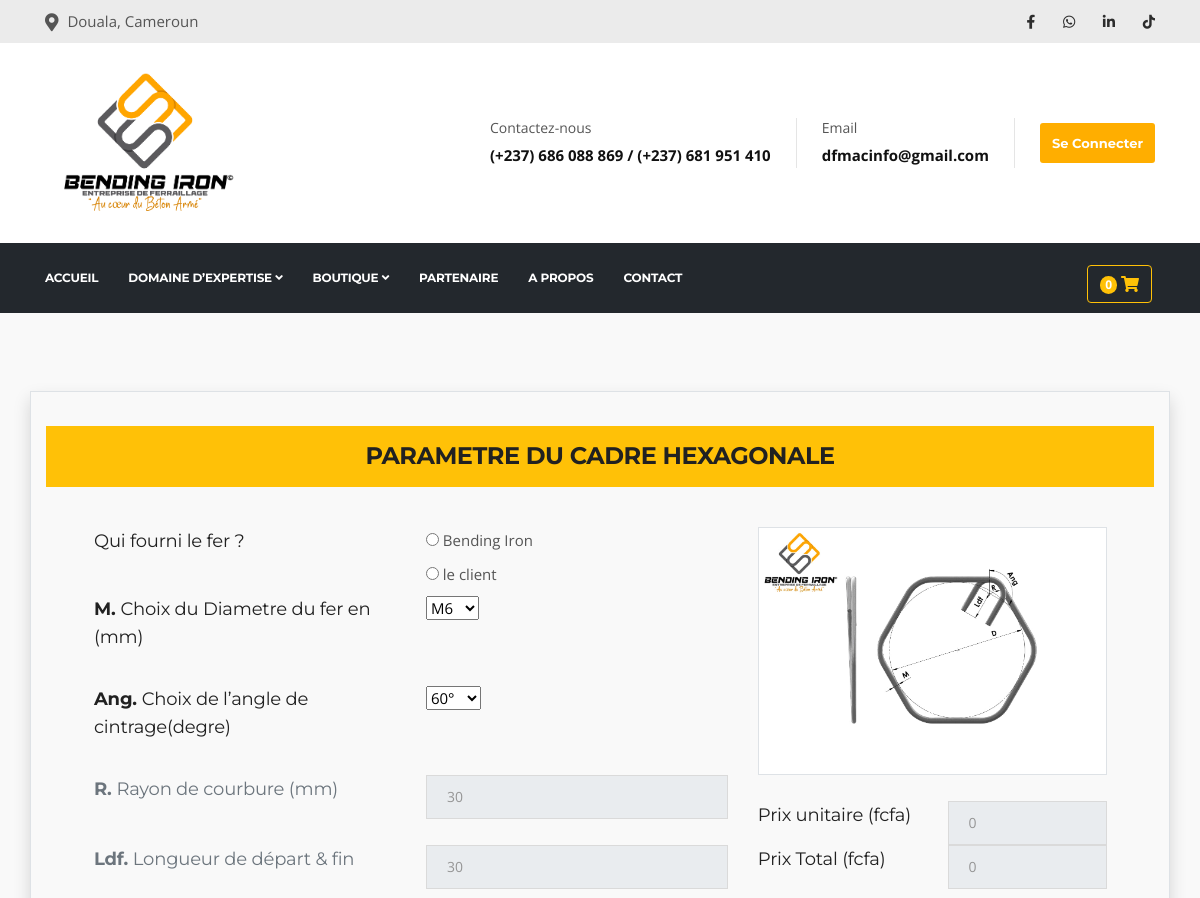
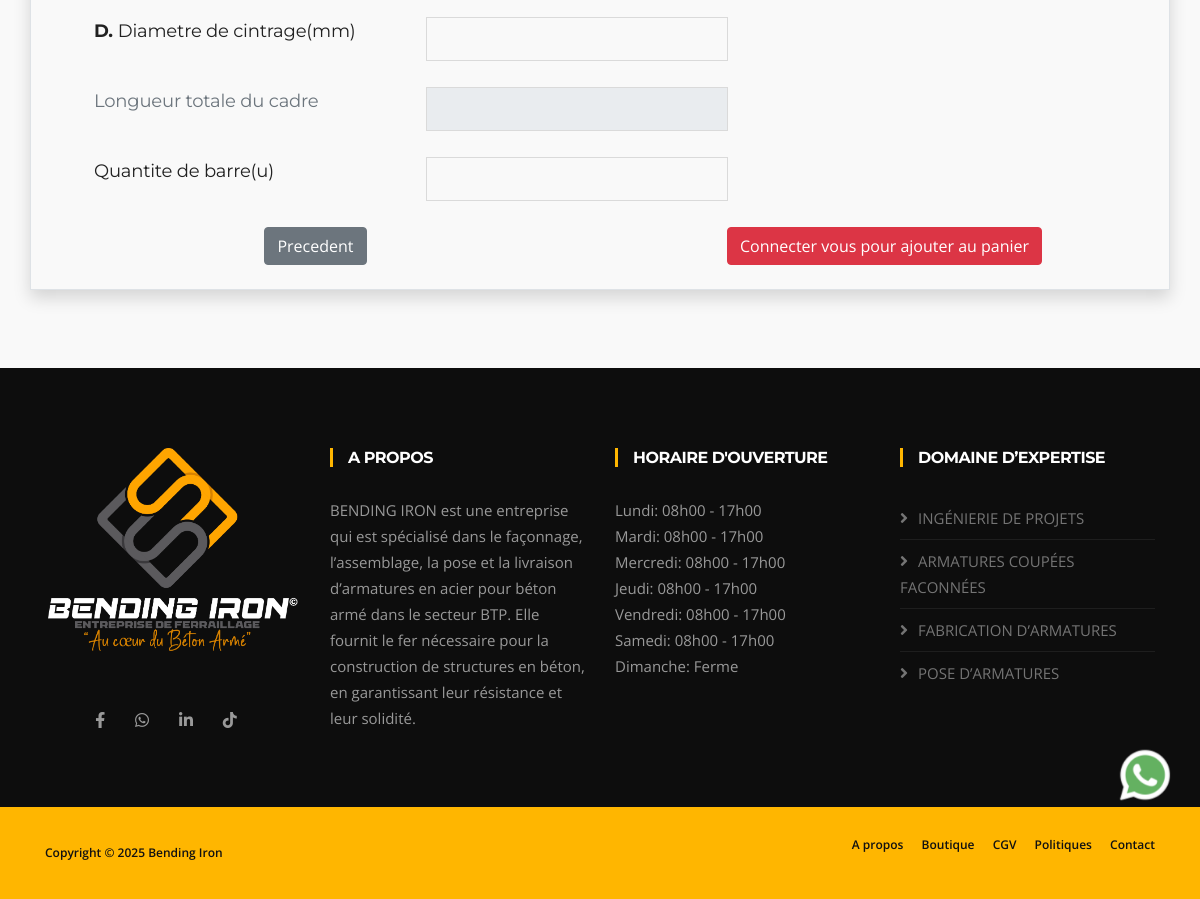
Page /produits/4/detail_produit on the committed database (2 pictures, top to bottom).
### produits/models.py (models this page shows, shortened)
class Produit(models.Model):
    SOUS_CATEGORIE = [
        ('Etrier pour bardage et toiture','Etrier pour bardage et toiture'),
        ('boulon d\'ancrage a beton','boulon d\'ancrage a beton'),
        ('cintrage d\'extremite','Cintrage d extremite'),
        ('redressage et decoupage','Redressage et decoupage'),
        ('Cintrage de cadre','Cintrage de Cadre'),
        ('Cintrage de forme','Cintrage de Forme'),
        ('Quincaillerie','Quincaillerie'),
    ]
    categorie=models.ForeignKey(Categorie, related_name='categorie',on_delete=models.CASCADE)
    nom = models.CharField(max_length=255)
    sous_categorie = models.CharField(max_length=255,choices=SOUS_CATEGORIE,null=True,blank=True)#valeur facultative
    imageshop3d=models.ImageField(upload_to='produits/images')
    imageshop2d=models.ImageField(upload_to='produits/images')
    image_sous_categorie = models.ImageField(upload_to='produits/images',null=True,blank=True)
    name_page = models.CharField(max_length=255)
    Description = models.TextField(max_length=400,null=True,blank=True)#valeur facultative
    class Meta:
        constraints = [
            models.UniqueConstraint(fields=['sous_categorie','nom'],name='unique_sous_categorie_nom')
        ]

### produits/views.py (the view, shortened to what this page needs)
# urls.py: path('<int:product_id>/detail_produit',detail_produit, name='produit.detail'),
def detail_produit(request, product_id):
    product = get_object_or_404(Produit, id=product_id)
    template=None
    form=None
    if(product.nom=="cadre carre"):
        form=CarreForm(request.POST or None)
        template="produits/cintrages_cadres/cadre-carre.html"
    if(product.nom=="cadre rectangle"):
        form=RectangleForm(request.POST or None)
        template="produits/cintrages_cadres/cadre-rectangle.html"
    if(product.nom=="cadre hexagonale"):
        form=HexagonaleForm(request.POST or None)
        template="produits/cintrages_cadres/cadre-hexagonale.html"
    if(product.nom=="cadre triangulaire"):
        form=TriangleForm(request.POST or None)
        template="produits/cintrages_cadres/cadre-triangulaire.html"
    if(product.nom=="cintrage de l'etrier"):
        form=EtrierForm(request.POST or None)
        template="produits/cintrages_formes/cintrage-etrier.html"
    if(product.nom=="cintrage en T"):
        form=TForm(request.POST or None)
        template="produits/cintrages_formes/cintrage-T.html"
    if(product.nom=="cintrage en T economique"):
        form=TeconoForm(request.POST or None)
        template="produits/cintrages_formes/cintrage-T-economique.html"
    if(product.nom=="cintrage en U"):
        form=UForm(request.POST or None)
        template="produits/cintrages_formes/cintrage-U.html"
    if(product.nom=="cintrage en U ouvert"):
        form=UouvertForm(request.POST or None)
        template="produits/cintrages_formes/cintrage-U-ouvert.html"
    if(product.nom=="cintrage en U ferme"):
        form=UfermeForm(request.POST or None)
        template="produits/cintrages_formes/cintrage-U-ferme.html"
    if(product.nom=="cintrage de la pince"):
        form=PinceForm(request.POST or None)
        template="produits/cintrages_formes/cintrage-pince.html"
    if(product.nom=="cintrage du crochet"):
        form=CrochetForm(request.POST or None)
        template="produits/cintrages_formes/cintrage-crochet.html"
    if(product.nom=="barre droite"):
        form=BarreDroiteForm(request.POST or None)
        template="produits/cintrages_extremites_redressage_et_decoupages/barre-droite.html"
    if(product.nom=="barre coude a une extremite"):
        form=BarreCouUneExForm(request.POST or None)
        template="produits/cintrages_extremites_redressage_et_decoupages/barre-coude-a-une-extremite.html"
    if(product.nom=="barre coude aux deux extremites"):
        form=BarreCouDeuxExForm(request.POST or None)
        template="produits/cintrages_extremites_redressage_et_decoupages/barre-coude-aux-deux-extremite.html"
    if(product.nom=="etrier a fond circulaire"):
        form=EtrierFondRondForm(request.POST or None)
        template="produits/Etriers_pour_badages_et_toitures/etrier-fond-circulaire.html"
    if(product.nom=="etrier a une seul branche a fond circulaire"):
        form=EtrierFondRondForm(request.POST or None)
        template="produits/Etriers_pour_badages_et_toitures/etrier-une-branche-fond-circulaire.html"
    if(product.nom=="etrier a fond droit"):
        form=EtrierFondRondForm(request.POST or None)
        template="produits/Etriers_pour_badages_et_toitures/etrier-fond-droit.html"
    if(product.nom=="etrier a une seul branche a fond droit"):
        form=EtrierFondRondForm(request.POST or None)
        template="produits/Etriers_pour_badages_et_toitures/etrier-une-branche-fond-droit.html"
    if(product.nom=="etrier a fond triangulaire"):
        form=EtrierFondRondForm(request.POST or None)
        template="produits/Etriers_pour_badages_et_toitures/etrier-fond-triangulaire.html"
    if(product.nom=="Ancrage forme J"):
        form=AncrageJForm(request.POST or None)
        template="produits/Boulon_ancrage_beton/ancrage-forme-J.html"
    if(product.nom=="Ancrage forme L"):
        form=AncrageJForm(request.POST or None)
        template="produits/Boulon_ancrage_beton/ancrage-forme-L.html"
    if(product.nom=="Ancrage simple"):
        form=AncrageJForm(request.POST or None)
        template="produits/Boulon_ancrage_beton/ancrage-simple.html"
    if(product.nom=="Ancrage en forme de crosse"):
        form=AncrageCrossForm(request.POST or None)
        template="produits/Boulon_ancrage_beton/ancrage-forme-crosse.html"
    if(product.nom=="Ancrage en forme de crochet"):
        form=AncrageCrossForm(request.POST or None)
        template="produits/Boulon_ancrage_beton/ancrage-forme-crochet.html"
    if(product.nom=="Ancrage en forme de crochet à double cambrure"):
        form=AncrageCrossForm(request.POST or None)
        template="produits/Boulon_ancrage_beton/ancrage-crochet-double-cambrure.html"
    if(product.nom=="Ecrou hexagonale"):
        form=EcrouForm(request.POST or None)
        template="produits/Quincallerie/ecrou.html"
    if(product.nom=="fer a beton de 12m"):
        form=FerABetonForm(request.POST or None)
        template="produits/Quincallerie/quincaillerie.html"
    if(product.nom=="fil d'attache"):
       form=FilForm(request.POST or None)
       template="produits/Quincallerie/file-attache.html"
    if(product.nom=="rondelle plate"):
       form=EcrouForm(request.POST or None)
       template="produits/Quincallerie/rondelle.html"
    current_url = '/produits/'
    return render(request, template, {
        'product': product,
        'form': form,
        'current_url':current_url,
    })

### contact/context_processor.py (called while the page is built)
def unread_messages(request):
    pass
    unread_messages =Contact.get_unread_messages()
    return {
        'unread_messages_count': unread_messages.count(),
        'unread_messages': unread_messages,
    }

### contact/models.py (called while the page is built)
    @staticmethod
    def get_unread_messages():
        return Contact.objects.filter(is_read=False).order_by('-created_at').all()

### fer/context_processors.py (called while the page is built)
def seuil_critique_count(request):
    seuil_count = sum(1 for fer in Fer.objects.all() if fer.sueil_atteint)
    return {
        'fer_seuil_critique_count': seuil_count
    }

### fer/models.py (called while the page is built)
    @property
    def longueur_totale(self):
        total = self.mouvement_set.annotate(
            total_longueur=ExpressionWrapper(F('longueur_m') * F('quantite'), output_field=DecimalField())
        ).aggregate(longueur_totale=Sum('total_longueur'))['longueur_totale']
        return total or 0

    @property
    def sueil_atteint(self):
       if self.longueur_totale < self.longueur_critique :
           return True
       else :
           return False

### produits/models.py (called while the page is built)
    @property
    def prix_utile(self):
        return self.prix/12000

### usesOrders/context_proccessor.py (called while the page is built)
def panier_count(request):
    if request.user.is_authenticated:
        panier = Cart.objects.filter(user=request.user).first()
        if panier :
            items=CartItem.objects.filter(cart_id=panier.id)
            total_articles = items.count()
            if total_articles :
                total_articles = items.count()
            else :
                total_articles = 0
        else:
         total_articles = 0
    else:
        total_articles = 0  # Si l'utilisateur n'est pas connecté, il n'y a pas de panier
    return {'panier_count': total_articles,}

def commandes_en_attente(request):
    nb_en_attente = 0
    commandes = Order.objects.all()
    for commande in commandes:
        dernier_traiment = Traiment.objects.filter(order=commande).order_by('-created_at').first()
        if dernier_traiment and dernier_traiment.statut == 'en_attente':
            nb_en_attente += 1
    return {
        'nb_order': nb_en_attente
    }

### produits/templates/produits/cintrages_cadres/cadre-hexagonale.html (shortened to what this page needs)
{% extends 'appf.html' %}
{% block 'content' %}
{% load static %}
<section class="content project-area solid-bg">
    <div class="container border shadow py-2 my-2">
        <div class="row">
            <div class="col-lg-12 "><br>
                <h3 class="column-title bg-warning p-3 text-center">Parametre du {{product.nom}}</h3>
            </div>
        <div class="col-lg-7 ml-5">
             <form action="" method="post">
                    <div class="row">
                        <div class="col">
                            <h4 class="">{{form.fer.label}}</h4>
                        </div>
                        <div class="col">
                            {{ form.fer }}
                        </div>
                    </div>
                    <div class="row">
                        <div class="col">
                            <h4 class=""><b>M. </b>{{form.Diametre_fer.label}}</h4>
                        </div>
                        <div class="col">
                            {{ form.Diametre_fer }}
                        </div>
                    </div>
                    <div class="row">
                        <div class="col">
                            <h4 class=""><b>Ang. </b> {{form.Angle_pliage.label}}</h4>
                        </div>
                        <div class="col">
                            {{ form.Angle_pliage }}
                        </div>
                    </div>
                    <div class="row">
                        <div class="col">
                            <h4 class="text-secondary"><b>R. </b>{{form.rayon_Courbure.label}}</h4>
                        </div>
                        <div class="col">
                            {{ form.rayon_Courbure}}
                        </div>
                    </div>
                    <div class="row">
                        <div class="col">
                            <h4 class="text-secondary"><b>Ldf. </b>{{form.longueur_Depart_et_Fin.label}}</h4>
                        </div>
                        <div class="col">
                            {{ form.longueur_Depart_et_Fin}}
                        </div>
                    </div>
                    <div class="row">
                        <div class="col">
                            <h4 class=""><b>D. </b>{{form.diametre.label}}</h4>
                        </div>
                        <div class="col">
                            {{ form.diametre}}
                        </div>
                    </div>
                    <div class="row">
                        <div class="col">
                            <h4 class="text-secondary">{{form.longueur_Total.label}}</h4>
                        </div>
                        <div class="col">
                            {{ form.longueur_Total}}
                        </div>
                    </div>
                    <div class="row">
                        <div class="col">
                            <h4 class="">{{form.quantite.label}}</h4>
                        </div>
                        <div class="col">
                            {{ form.quantite}}
                        </div>
                    </div>
        </div>
        <div class="col-lg-4">
             <div class="latest-post-media">
                    <a href="" class="latest-post-img">
                        <img loading="lazy" class="img-fluid border" src="{{product.imageshop2d.url}}"
                            alt="img">
                    </a>
                </div>
                <br>
                <div class="row">
                    <div class="col">
                        <h4 class="">{{form.prix.label}} (fcfa)</h4>
                    </div>
                    <div class="col">
                        {{ form.prix }}
                    </div>
                </div>
                <div class="row">
                    <div class="col">
                        <h4 class="">{{form.prix_Total.label}} (fcfa)</h4>
                    </div>
                    <div class="col">
                        {{ form.prix_Total }}
                    </div>
                </div>
        </div>
    </div>
        <div class="row mb-3">
            <div class="col-lg-6 text-center "><br>
                <a class="btn btn-secondary" href="{% url 'produit.detail' product.id%}">
                    Precedent
                </a>
            </div>
            <div class="col-lg-6 text-center"><br>
                {% if user.is_authenticated %}
                <button class="btn btn-warning ">
                    Ajouter au panier
                </button>
                {% else %}
                    <a class="btn btn-danger" href="{% url 'login' %}">Connecter vous pour ajouter au panier</a>
                {% endif %}
            </div>
        </div>
    </div>
</section>
{% endblock%}

### static/front/css/styles.css (style rules this page uses)
body { background: #fff; color: #555; }
body, p { font-family: "Open Sans", sans-serif; text-rendering: optimizeLegibility; -webkit-font-smoothing: antialiased !important; line-height: 26px; font-size: 15px; }
h1, h2, h3, h4, h5, h6 { color: #212121; font-weight: 700; font-family: "Montserrat", sans-serif; text-rendering: optimizeLegibility; -webkit-font-smoothing: antialiased !important; }
h3 { font-size: 24px; margin-bottom: 20px; text-transform: uppercase; letter-spacing: -0.5px; }
h4 { font-size: 18px; line-height: 28px; text-transform: uppercase; letter-spacing: -0.2px; }
html { overflow-x: hidden !important; width: 100%; height: 100%; position: relative; -webkit-font-smoothing: antialiased; text-rendering: optimizeLegibility; }
body { border: 0; margin: 0; padding: 0; }
a:link, a:visited { text-decoration: none; }
a { color: inherit; transition: 0.2s ease; }
section, .section-padding { padding: 70px 0; position: relative; }
.solid-bg { background: #f9f9f9; }
.column-title { margin: 0 0 40px; }
.form-control { box-shadow: none; border: 1px solid #dadada; padding: 5px 20px; height: 44px; background: none; color: #959595; font-size: 14px; border-radius: 0; }
label { font-weight: 400; }

### produits/templates/produits/cintrages_cadres/cadre-hexagonale.html (style rules this page uses)
h4 { text-transform: initial; font-weight: normal; }

### rows in the picture
Produit: nom "CADRE HEXAGONALE", imageshop2d (picture)

### other values in the picture
{{ panier_count }} "0"
